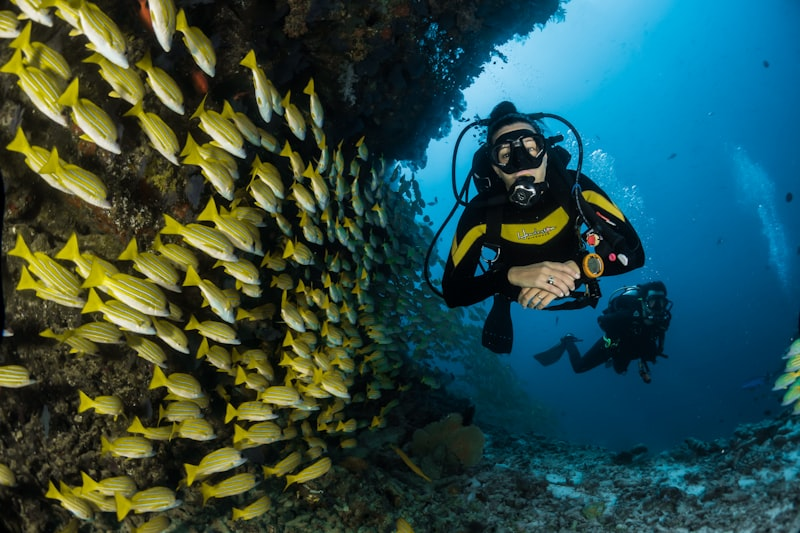
#> input picture sample_images/coral_reef.jpg, 800 x 533 px
$ python -i app.py   (imports and definitions only)   (older library calls are emulated)
#> lines starting #> are read from the running program, lines starting #| are printed output that depends on the picture
#> further down, picture is the input picture: shape (533, 800, 3); mean B, G, R 72.1, 76.7, 43.2
"""
Main Underwater Image Enhancement Pipeline
Orchestrates all processing modules and provides CLI + API interface.
"""
import cv2
import numpy as np
import json
import sys
import os
import base64
import time

from color_correction import apply_color_correction, compensate_red_channel, gray_world_white_balance, histogram_stretching
from contrast_enhancement import apply_clahe, histogram_equalization, gamma_correction
from dehazing import apply_dehazing, get_intermediate_results
from sharpening import unsharp_mask, laplacian_sharpen
from noise_reduction import bilateral_filter, nlm_denoise
from evaluation import evaluate, get_histogram_data, calculate_colorfulness, calculate_contrast, calculate_entropy


def analyze_image(img):
    """
    Analyze an underwater image and return recommended settings.
    Examines color cast, contrast, noise level, and haze to pick optimal params.
    """
    b, g, r = cv2.split(img.astype(np.float64))
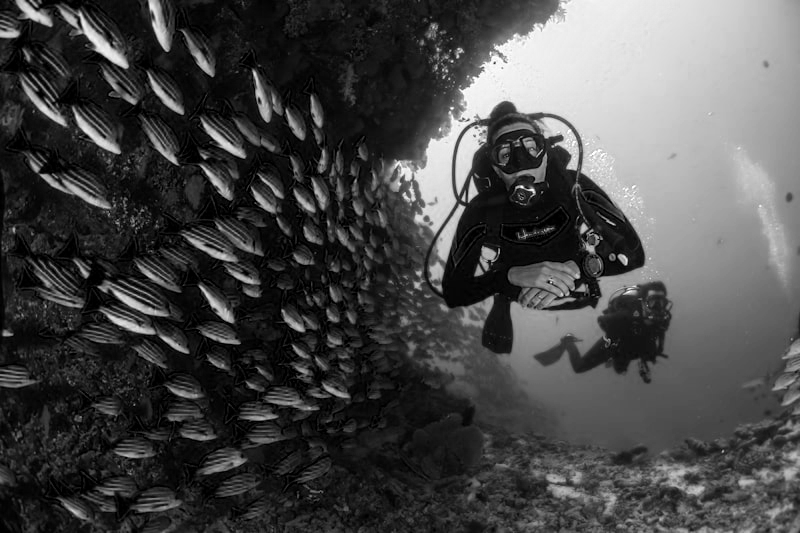
#> b: shape (533, 800) float64; min 0, max 255, mean 72.1
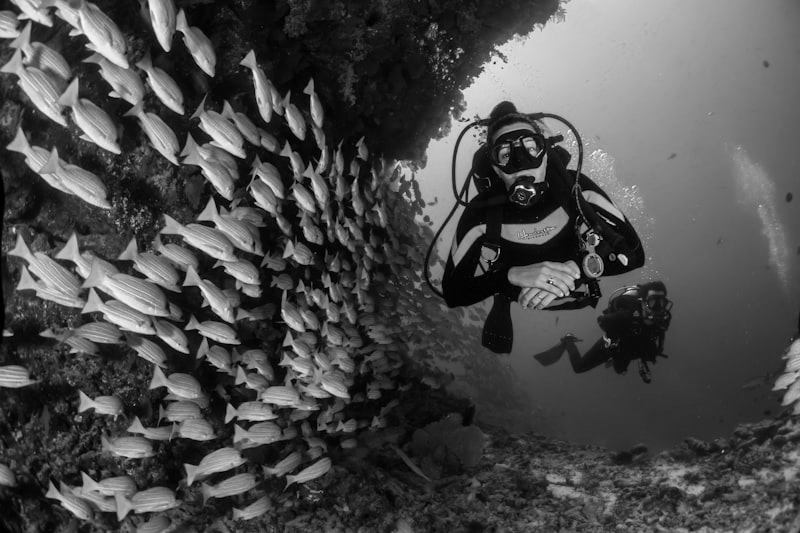
#> g: shape (533, 800) float64; min 0, max 255, mean 76.7
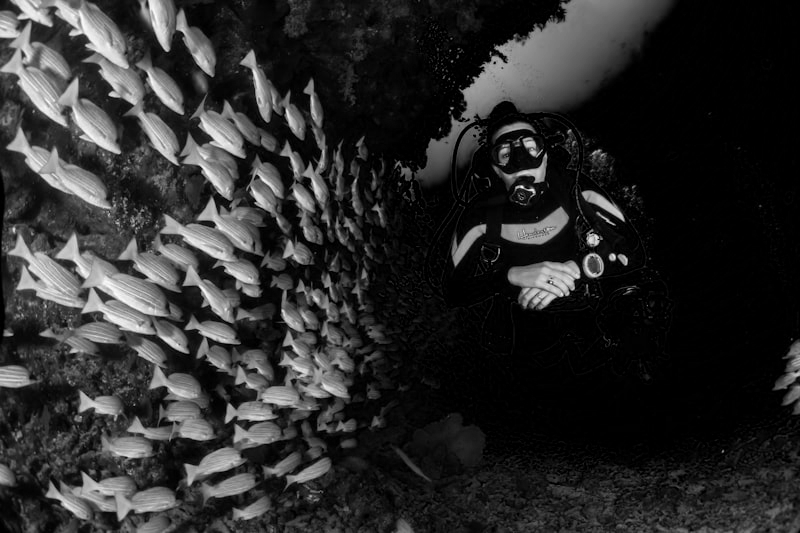
#> r: shape (533, 800) float64; min 0, max 253, mean 43.2
    gray = cv2.cvtColor(img, cv2.COLOR_BGR2GRAY).astype(np.float64)
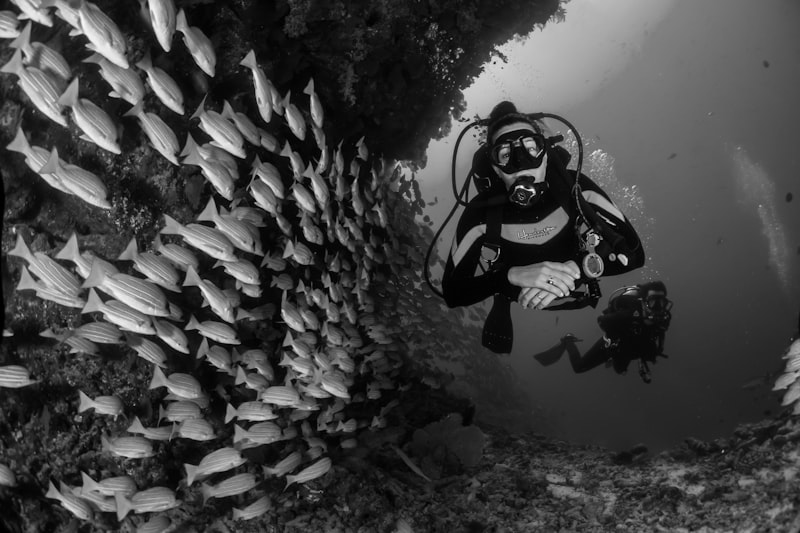
#> gray: shape (533, 800) float64; min 0, max 254, mean 66.1

    # --- Color cast detection ---
    r_mean, g_mean, b_mean = r.mean(), g.mean(), b.mean()
#> r_mean = 43.22; g_mean = 76.69; b_mean = 72.1
    total_mean = (r_mean + g_mean + b_mean) / 3.0
#> total_mean = 64
    # How much red is lost relative to blue/green
    red_deficit = max(0, (g_mean + b_mean) / 2 - r_mean)
#> red_deficit = 31.18
    blue_excess = max(0, b_mean - total_mean)
#> blue_excess = 8.1

    # --- Contrast level ---
    contrast = gray.std()  # low = poor contrast
#> contrast = 50.45

    # --- Noise estimation (Laplacian variance) ---
    laplacian_var = cv2.Laplacian(gray.astype(np.uint8), cv2.CV_64F).var()
#> laplacian_var = 518.6

    # --- Haze estimation (dark channel) ---
    min_channel = np.min(img, axis=2).astype(np.float64)
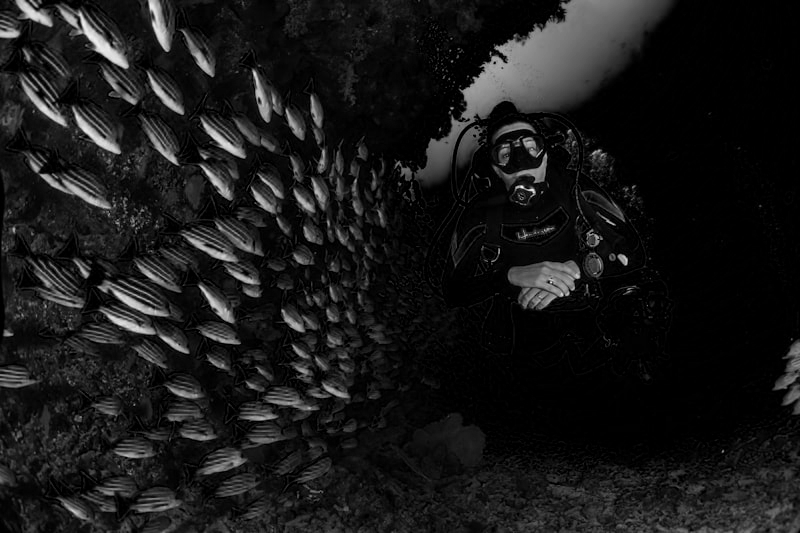
#> min_channel: shape (533, 800) float64; min 0, max 251, mean 24.3
    dark_mean = min_channel.mean() / 255.0  # higher = more haze
#> dark_mean = 0.0953

    # --- Build recommended settings ---
    settings = {
        "noise_reduction": True,
        "noise_method": "bilateral",
        "color_correction": True,
        "color_method": "gray_world",
        "red_compensation": True,
        "dehazing": True,
        "dehaze_omega": 0.95,
        "contrast_enhancement": True,
        "contrast_method": "clahe",
        "clahe_clip": 3.0,
        "sharpening": True,
        "sharpen_method": "unsharp",
        "unsharp_strength": 1.5,
    }

    # Adjust noise reduction based on noise level
    if laplacian_var < 100:
        # Very noisy → strong denoising
        settings["noise_method"] = "nlm"
        settings["nlm_h"] = 15
    elif laplacian_var < 500:
        settings["sigma_color"] = 90
        settings["sigma_space"] = 90
    else:
        # Already sharp → light denoising
        settings["sigma_color"] = 50
        settings["sigma_space"] = 50

    # Adjust color correction based on color cast
    if red_deficit > 30:
        # Strong blue/green cast → aggressive correction
        settings["red_compensation"] = True
        settings["color_method"] = "histogram_stretch"
    elif red_deficit > 15:
        settings["red_compensation"] = True
        settings["color_method"] = "gray_world"
    else:
        # Mild cast
        settings["red_compensation"] = False
        settings["color_method"] = "gray_world"

    # Adjust dehazing based on haze level
    if dark_mean > 0.4:
        # Very hazy
        settings["dehaze_omega"] = 0.98
    elif dark_mean > 0.2:
        settings["dehaze_omega"] = 0.90
    else:
        # Clear → light dehazing
        settings["dehaze_omega"] = 0.70

    # Adjust contrast based on current contrast level
    if contrast < 20:
        # Very low contrast → strong CLAHE
        settings["clahe_clip"] = 5.0
    elif contrast < 40:
        settings["clahe_clip"] = 3.0
    else:
        # Good contrast already
        settings["clahe_clip"] = 2.0

    # Adjust sharpening
    if laplacian_var < 200:
        settings["unsharp_strength"] = 2.0  # blurry → more sharpening
    elif laplacian_var > 1000:
        settings["unsharp_strength"] = 0.8  # already sharp
    else:
        settings["unsharp_strength"] = 1.5

    # Analysis info for display
    analysis = {
        "red_mean": round(r_mean, 1),
        "green_mean": round(g_mean, 1),
        "blue_mean": round(b_mean, 1),
        "red_deficit": round(red_deficit, 1),
        "contrast": round(contrast, 1),
        "noise_level": round(laplacian_var, 1),
        "haze_level": round(dark_mean, 3),
        "diagnosis": [],
    }
#> analysis = {'red_mean': 43.2, 'green_mean': 76.7, 'blue_mean': 72.1, 'red_deficit': 31.2, 'contrast': 50.5, 'noise_level': 518.6, 'haze_level': 0.095, 'diagnosis': []}

    # Human-readable diagnosis
    if red_deficit > 20:
        analysis["diagnosis"].append("Strong blue/green color cast detected")
    elif red_deficit > 10:
        analysis["diagnosis"].append("Mild color cast detected")

    if contrast < 25:
        analysis["diagnosis"].append("Low contrast — needs enhancement")

    if dark_mean > 0.3:
        analysis["diagnosis"].append("Significant haze/scatter present")

    if laplacian_var < 200:
        analysis["diagnosis"].append("Image appears blurry — sharpening recommended")

    if not analysis["diagnosis"]:
        analysis["diagnosis"].append("Image quality is reasonable — light enhancement applied")

    return settings, analysis


# [158 lines left out: functions enhance_image, img_to_base64, process_from_cli, not called in this run]


# [2 lines not run here, left out]

>>> import cv2
>>> picture = cv2.imread('sample_images/coral_reef.jpg')
>>> result = analyze_image(picture)

$ run again, on sample_images/diver.jpg
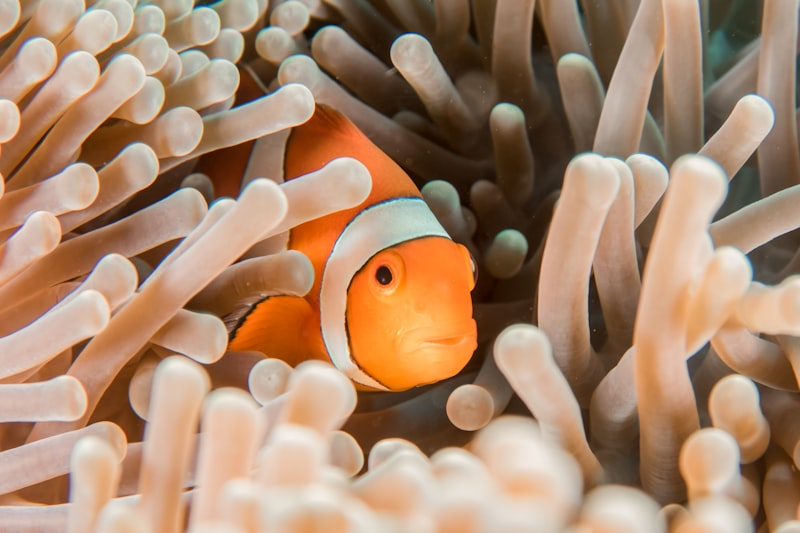
#> input picture sample_images/diver.jpg, 800 x 533 px
#> picture is the input picture: shape (533, 800, 3); mean B, G, R 108.8, 135, 168.9
#> in analyze_image, `b, g, r = cv2.split(img.astype(np.float64))`:
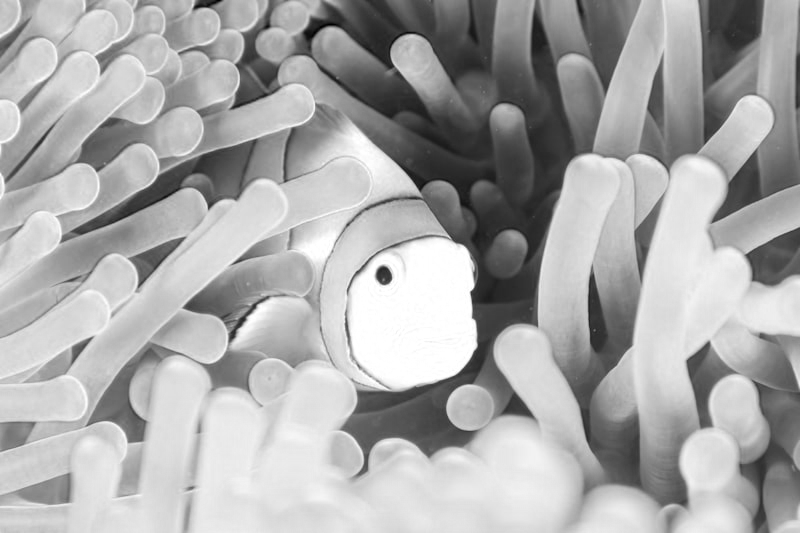
#> r: shape (533, 800) float64; min 0, max 255, mean 168.9
#> in analyze_image, `gray = cv2.cvtColor(img, cv2.COLOR_BGR2GRAY).astype(np.float64)`:
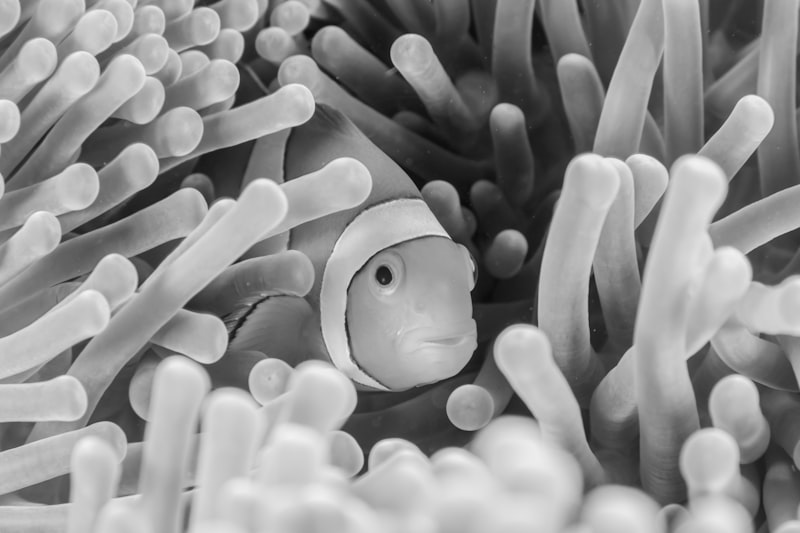
#> gray: shape (533, 800) float64; min 7, max 251, mean 142.2
#> r_mean = 168.9; g_mean = 135; b_mean = 108.8
#> total_mean = 137.6
#> red_deficit = 0
#> contrast = 57.12
#> laplacian_var = 127.3
#> dark_mean = 0.425
#> analysis = {'red_mean': 168.9, 'green_mean': 135, 'blue_mean': 108.8, 'red_deficit': 0, 'contrast': 57.1, 'noise_level': 127.3, 'haze_level': 0.425, 'diagnosis': []}

$ run again, on sample_images/jellyfish.jpg
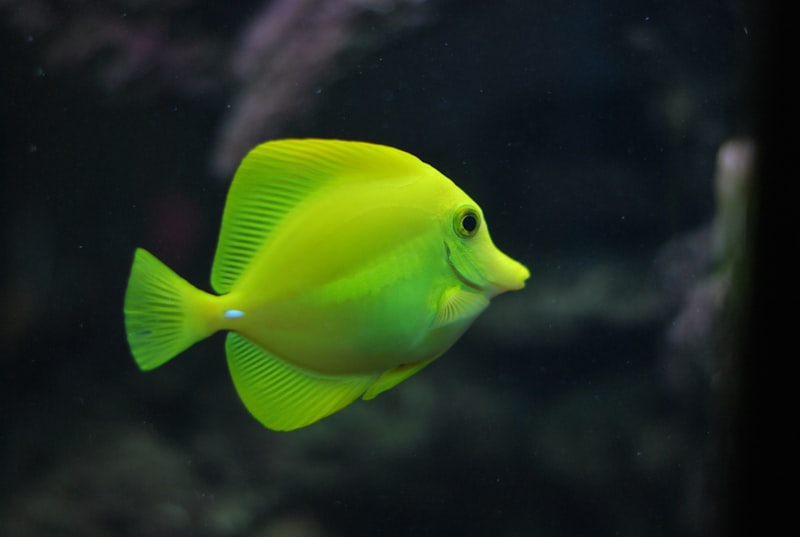
#> input picture sample_images/jellyfish.jpg, 800 x 537 px
#> picture is the input picture: shape (537, 800, 3); mean B, G, R 28.8, 49.3, 36
#> in analyze_image, `b, g, r = cv2.split(img.astype(np.float64))`:
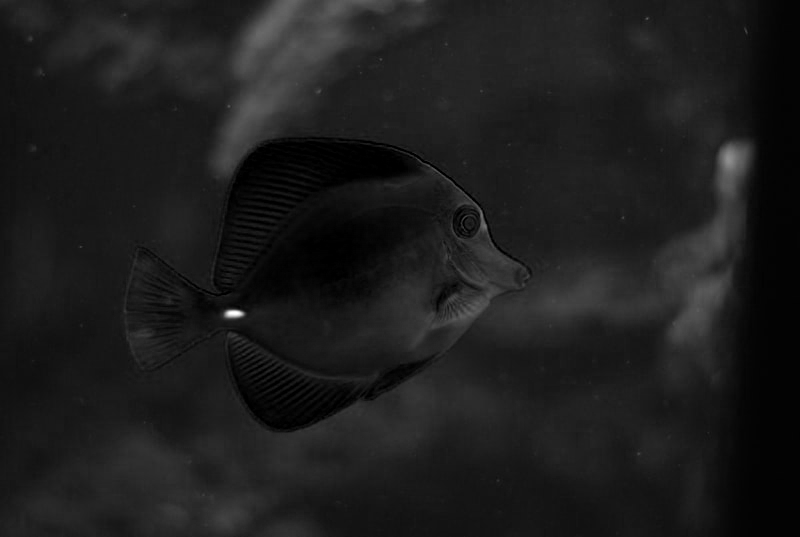
#> b: shape (537, 800) float64; min 0, max 255, mean 28.8
#> in analyze_image, `gray = cv2.cvtColor(img, cv2.COLOR_BGR2GRAY).astype(np.float64)`:
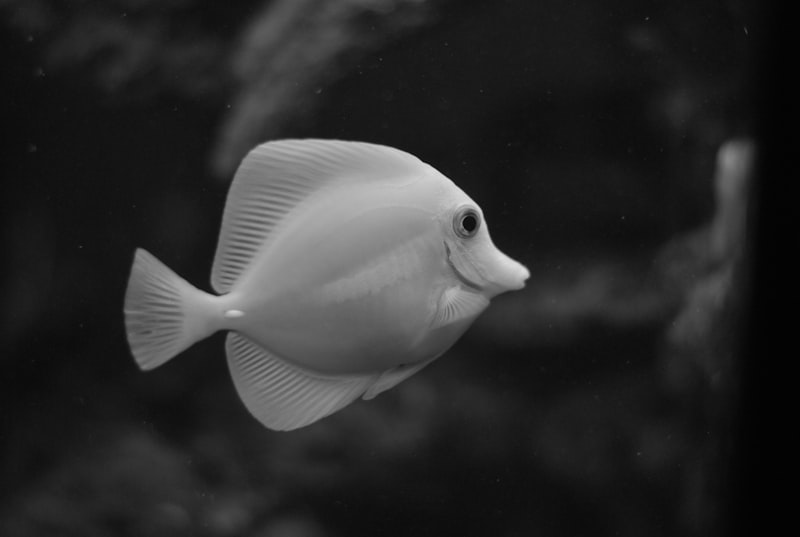
#> gray: shape (537, 800) float64; min 2, max 224, mean 43
#> r_mean = 35.97; g_mean = 49.35; b_mean = 28.79
#> total_mean = 38.04
#> red_deficit = 3.1
#> blue_excess = 0
#> contrast = 41.84
#> laplacian_var = 19.52
#> dark_mean = 0.0838
#> analysis = {'red_mean': 36, 'green_mean': 49.3, 'blue_mean': 28.8, 'red_deficit': 3.1, 'contrast': 41.8, 'noise_level': 19.5, 'haze_level': 0.084, 'diagnosis': []}

$ run again, on sample_images/tropical_fish.jpg
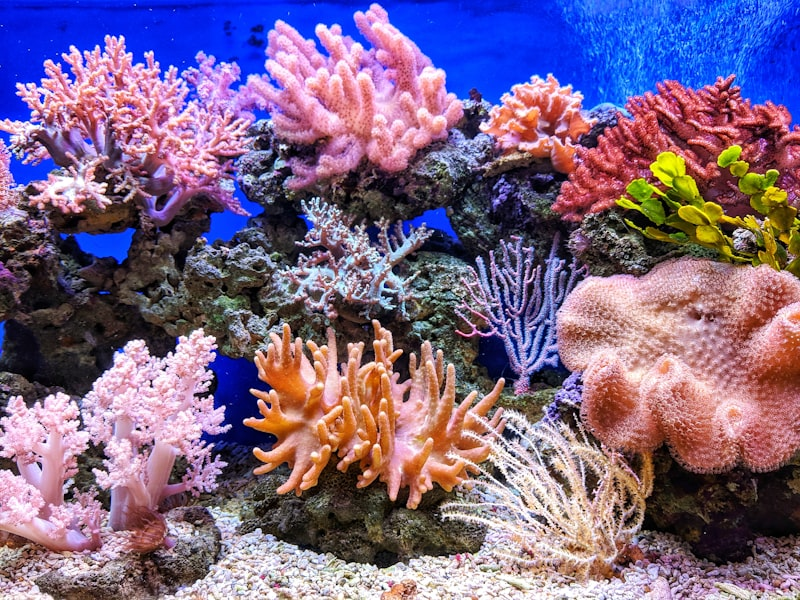
#> input picture sample_images/tropical_fish.jpg, 800 x 600 px
#> picture is the input picture: shape (600, 800, 3); mean B, G, R 133.7, 102.2, 124.7
#> in analyze_image, `gray = cv2.cvtColor(img, cv2.COLOR_BGR2GRAY).astype(np.float64)`:
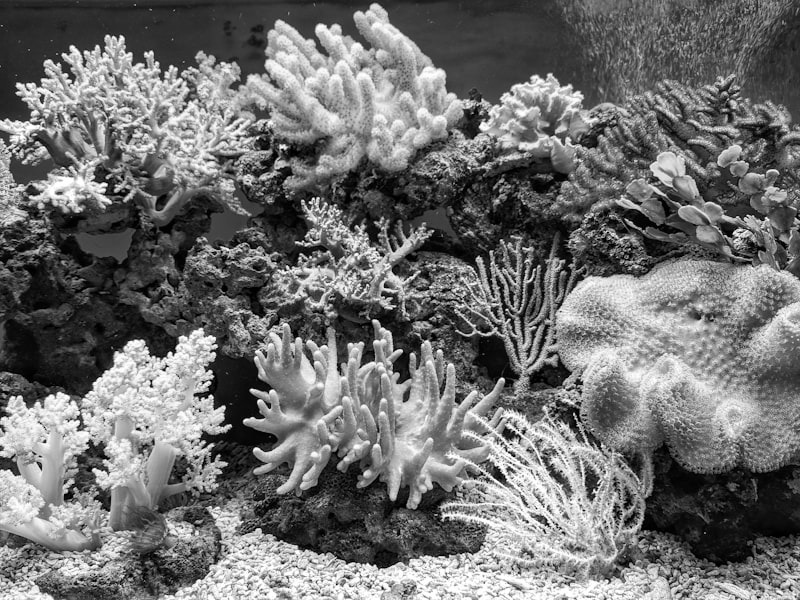
#> gray: shape (600, 800) float64; min 0, max 255, mean 112.5
#> r_mean = 124.7; g_mean = 102.2; b_mean = 133.7
#> total_mean = 120.2
#> red_deficit = 0
#> blue_excess = 13.47
#> contrast = 69.18
#> laplacian_var = 3326.7
#> in analyze_image, `min_channel = np.min(img, axis=2).astype(np.float64)`:
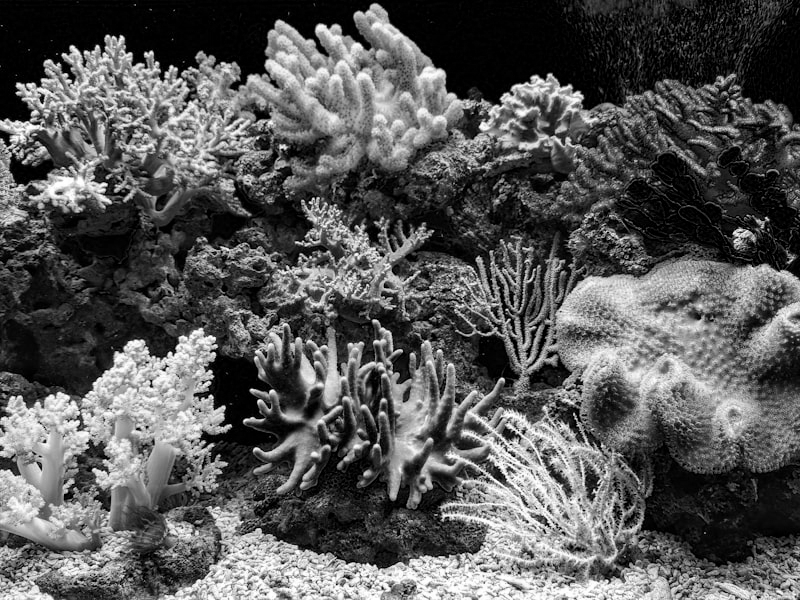
#> min_channel: shape (600, 800) float64; min 0, max 255, mean 88.2
#> dark_mean = 0.346
#> analysis = {'red_mean': 124.7, 'green_mean': 102.2, 'blue_mean': 133.7, 'red_deficit': 0, 'contrast': 69.2, 'noise_level': 3326.7, 'haze_level': 0.346, 'diagnosis': []}
